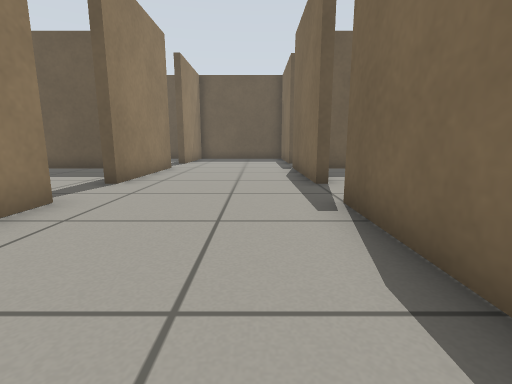
view 1 (above)

17 first-person views from a walk through a Gazebo world. The camera is 0.5 m above the floor, tilts 10° down and sees 85° across. The floor is counted in squares, 0.5 m on a side. Each view is taken from the middle of a square. On the plan, view 1 faces up. The plan holds only what a view shows up to about 11 squares ahead; the rest is blank.

view 2
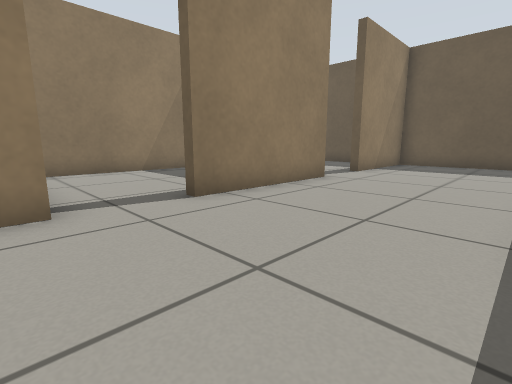

view 3
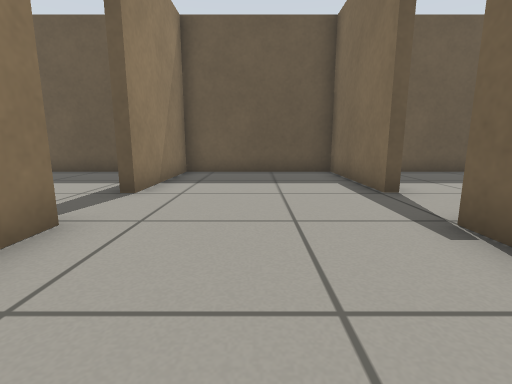

view 4
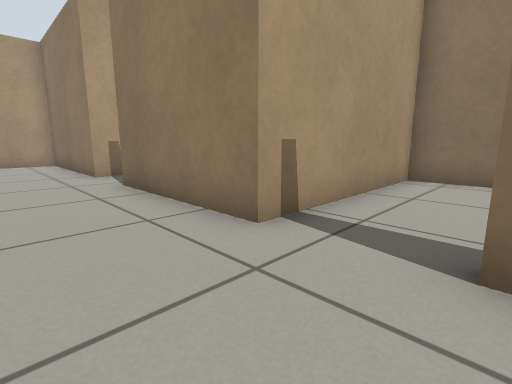

view 5
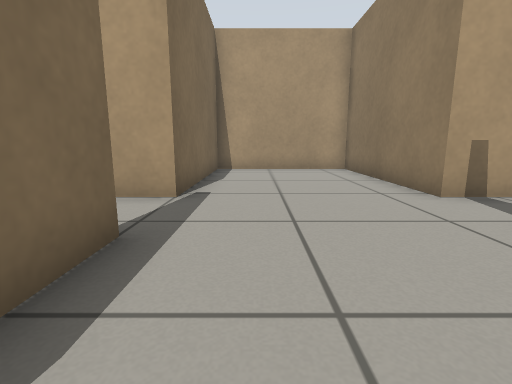

view 6
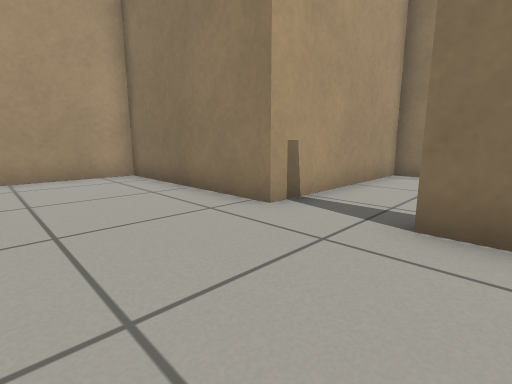

view 7
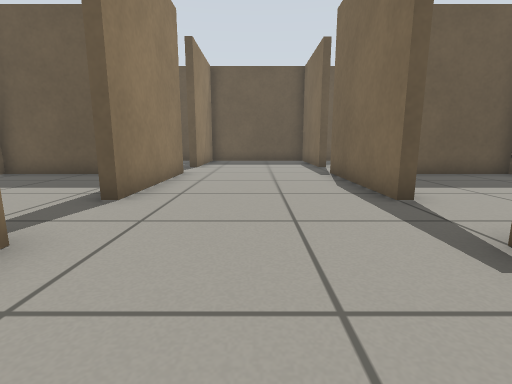

view 8
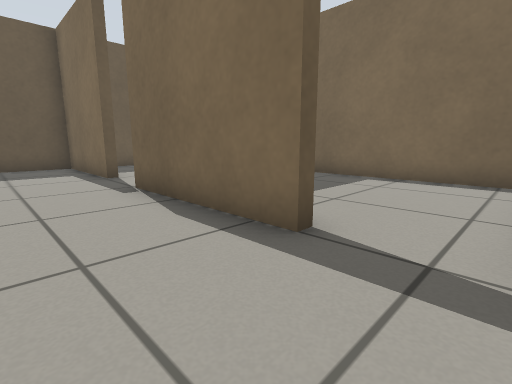

view 9
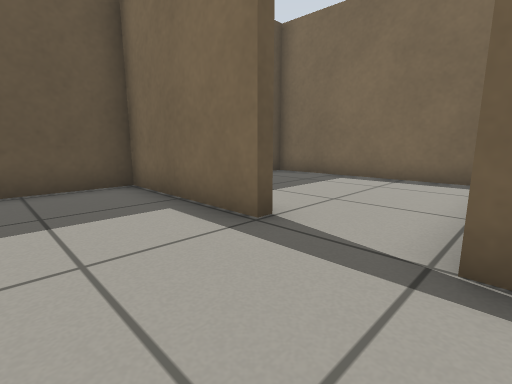

view 10
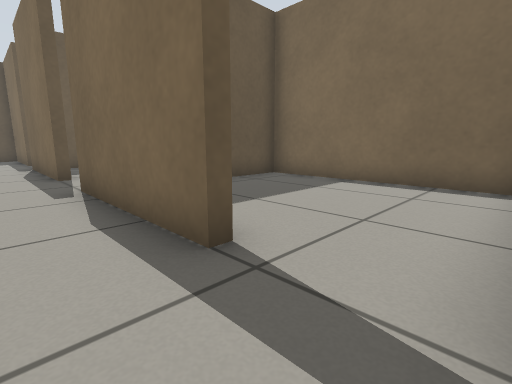

view 11
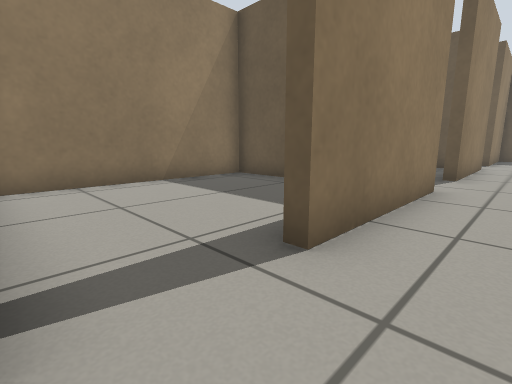

view 12
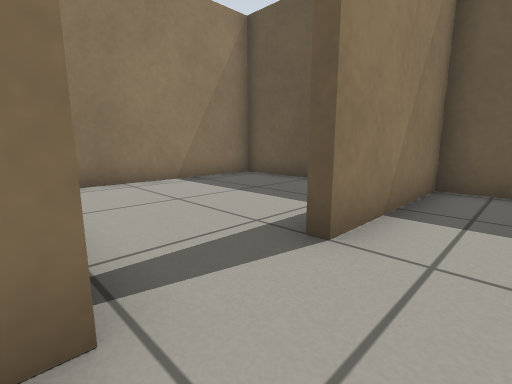

view 13
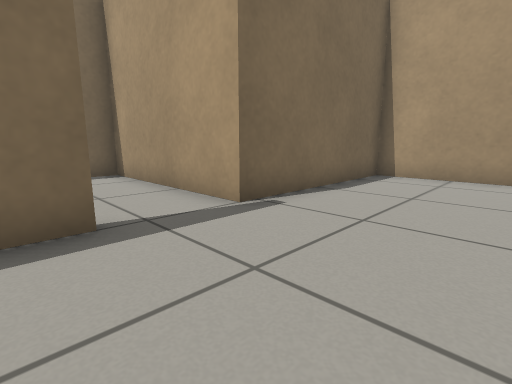

view 14
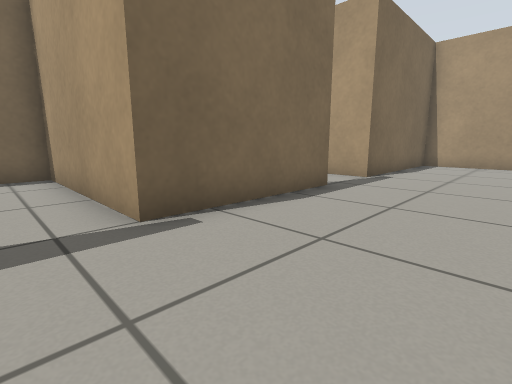

view 15
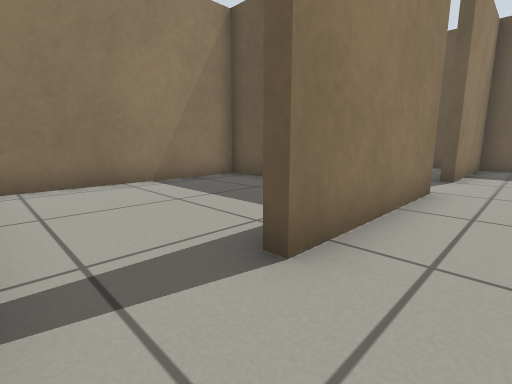

view 16
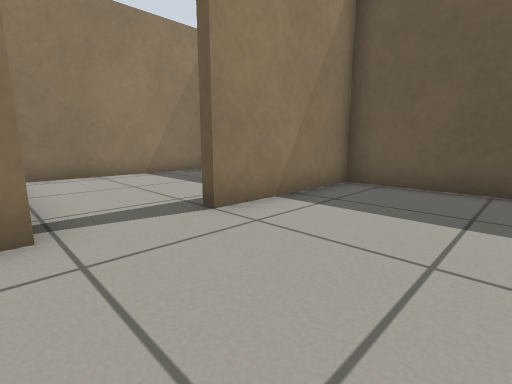

view 17
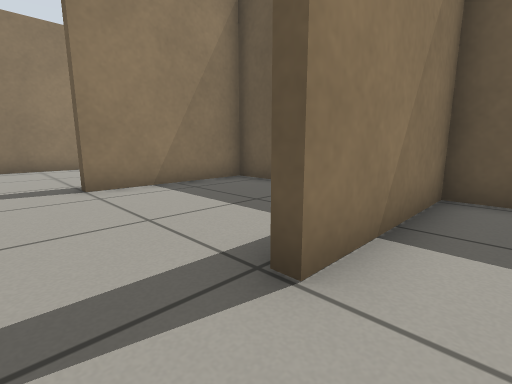

### Floor plan
Points are (right, up) in squares from view 1. A wall is a line through its corners. A room is listed if a view was taken in it or the views show most of it. See-through windows are left out.
Room 1 (views 1, 2, 3, 4, 5, 6, 7, 8, 9, 10, 11, 12, 13, 14, 15, 16)
walls: (-3.4, 4.6) (-3.4, 0); (1.9, 6.8) (1.5, 6.8) (1.5, 11.4); (1.9, 0.1) (1.5, 0.1) (1.5, 4.6) (2.5, 4.6); (-3.4, 11.4) (-3.4, 6.7); (-3.4, -2.1) (-3.4, -7.8) (1.5, -7.8) (1.5, -2.1) (2.5, -2.1); (1.9, 13.6) (1.5, 13.6) (1.5, 17.7) (-3.4, 17.7) (-3.4, 13.5)
ways out: opening at (2, 12.5) to room 2; opening at (-4, 5.5) to room 3; opening at (-4, 12.5) to room 4; opening at (2, 5.5) to room 5; opening at (-4, -0.5) to room 6; opening at (2, -0.5) to room 7
Room 2 (view 17)
walls: (7.2, 12) (7.2, 17.7) (1.9, 17.7) (1.9, 13.6)
ways out: opening at (2, 12.5) to room 1
Room 3 (no view inside)
walls: (-4.5, 11) (-9.1, 11) (-9.1, 4.6) (-3.4, 4.6)
ways out: opening at (-4, 5.5) to room 1
Room 4 (no view inside)
walls: (-4.5, 17.7) (-9.1, 17.7) (-9.1, 11.8)
ways out: opening at (-4, 12.5) to room 1
Room 5 (no view inside)
walls: (2.5, 4.6) (7.2, 4.6) (7.2, 11) (2.6, 11)
ways out: opening at (2, 5.5) to room 1
Room 6 (no view inside)
walls: (-7.1, 4.3) (-9.1, 4.3) (-9.1, -2.1) (-3.4, -2.1)
ways out: opening at (-4, -0.5) to room 1
Room 7 (no view inside)
walls: (2.5, -2.1) (7.2, -2.1) (7.2, 4.3) (5.3, 4.3)
ways out: opening at (2, -0.5) to room 1

Where each view was taken, in squares from view 1:
view 1: 0 up, 0 right, facing up
view 2: 4 up, 1 right, facing up-left
view 3: 8 up, 1 left, facing up
view 4: 7 up, 1 left, facing down-left
view 5: 3 up, 0 right, facing down
view 6: 1 up, 0 right, facing down-left
view 7: 2 up, 1 left, facing up
view 8: 5 up, 1 left, facing up-right
view 9: 11 up, 1 left, facing up-right
view 10: 2 down, 0 right, facing up-right
view 11: 2 down, 2 left, facing up-left
view 12: 11 up, 2 left, facing up-left
view 13: 1 up, 2 left, facing down-right
view 14: 6 up, 2 left, facing down-right
view 15: 5 up, 2 left, facing up-left
view 16: 11 up, 0 right, facing up-left
view 17: 12 up, 3 right, facing up-left
